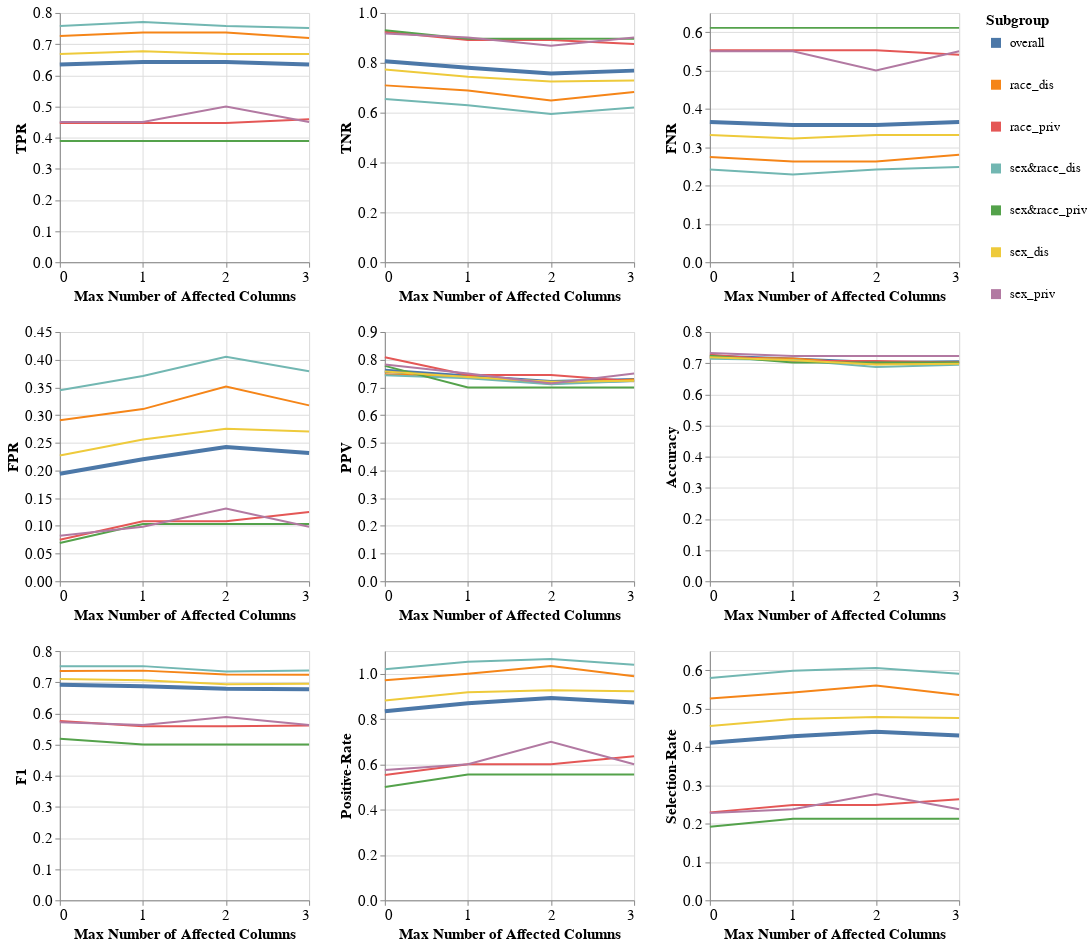

Notebook code cell kept with this figure:
### Code cell
visualizer.create_subgroups_grid_pct_lines_plot(model_name=MODEL_NAMES[0],
                                                target_preprocessing_technique=PREPROCESSING_TECHNIQUES[0],
                                                subgroup_metrics_type='error',
                                                mode='max_num_columns')
